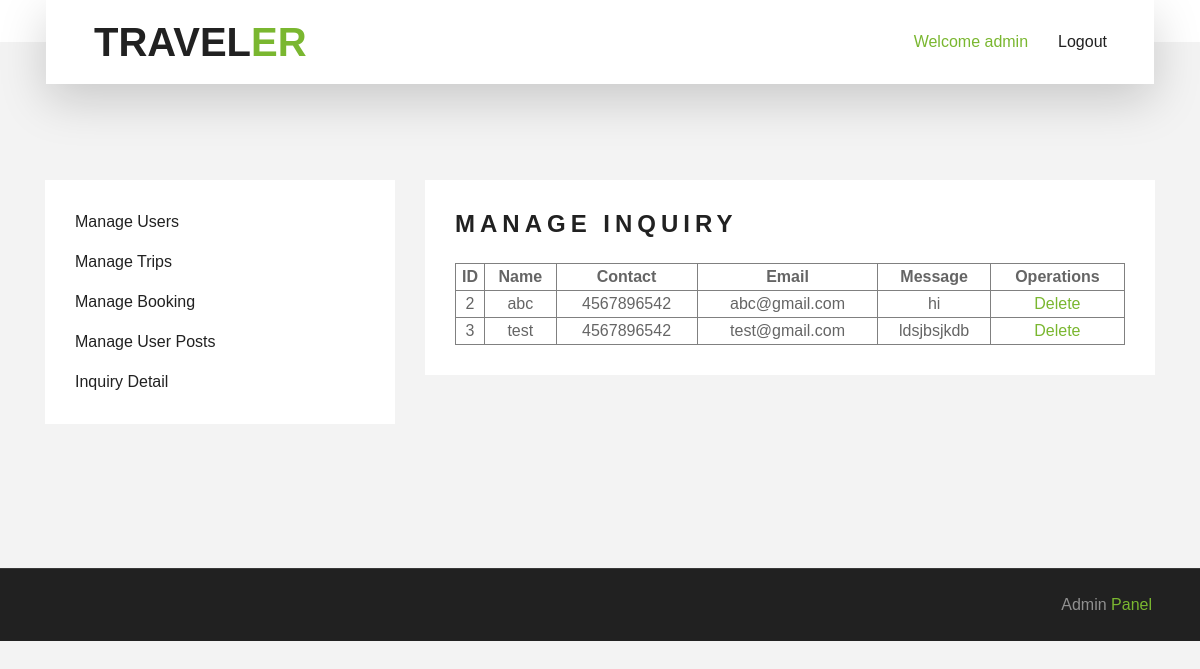
Page /admin/ManageInquiry.php (signed in) on the committed database.
### tables this page shows
CREATE TABLE `inquiry` (
  `ID` int(11) NOT NULL,
  `name` varchar(125) NOT NULL,
  `contact` varchar(125) NOT NULL,
  `email` varchar(125) NOT NULL,
  `message` text NOT NULL
);

### admin/ManageInquiry.php (the view)
<?php include "header.php"; ?>
<?php if(isset($_SESSION["admin"])){
    ?>
    <div class="container-fluid py-5">
        <div class="container py-5">
            <div class="row">
                <div class="col-lg-4 mt-5 mt-lg-0">
                    <?php include "LeftSideMenu.php" ?>
                </div>
                <div class="col-lg-8">
                    <div class="bg-white mb-3" style="padding: 30px;">
                        <h4 class="text-uppercase mb-4" style="letter-spacing: 5px;">Manage Inquiry</h4>
                        <table width="100%" border="1" style="text-align: center;">
                            <?php
                                $sql = "select * from inquiry";
                                $result=mysqli_query($conn, $sql);
                                if (mysqli_num_rows($result) > 0) {
                            ?>
                            <tr>
                                <th>ID</th>
                                <th>Name</th>
                                <th>Contact</th>
                                <th>Email</th>
                                <th>Message</th>
                                <th>Operations</th>
                            </tr>
                            <?php while($row = mysqli_fetch_assoc($result)){ ?>
                            <tr>
                                <td><?php echo $row["ID"]; ?></td>
                                <td><?php echo $row["name"]; ?></td>
                                <td><?php echo $row["contact"]; ?></td>
                                <td><?php echo $row["email"]; ?></td>
                                <td><?php echo $row["message"]; ?></td>
                                <td><a href="ManageInquiryDelete.php?id=<?php echo $row["ID"]; ?>">Delete</a></td>
                            </tr>
                            <?php }
                        } else { echo "<h3>No inquiry found</h3>"; }?>
                        </table>
                    </div>
                </div>
            </div>
        </div>
    </div>
    <?php include "footer.php" ?>
    <?php
    } else {
        echo "<script>window.location='Login.php';</script>";
} ?>

### rows in the picture
inquiry: ID "2", name "abc", contact "4567896542", email "abc@gmail.com", message "hi"
inquiry: ID "3", name "test", contact "4567896542", email "test@gmail.com", message "ldsjbsjkdb"

### other values in the picture
$_SESSION['admin'] "admin"
